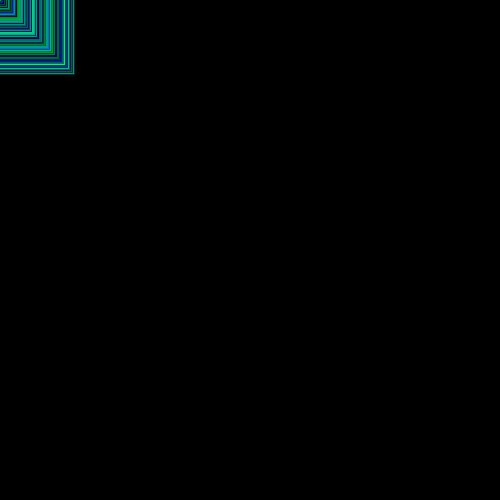
Frame 1 (no input)
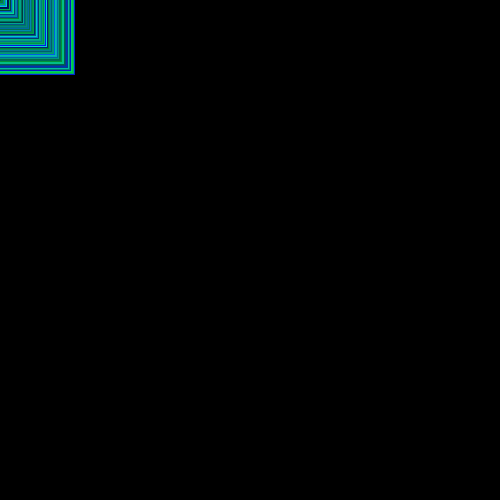
Frame 60 (the mouse pressed at the canvas centre just before this capture)
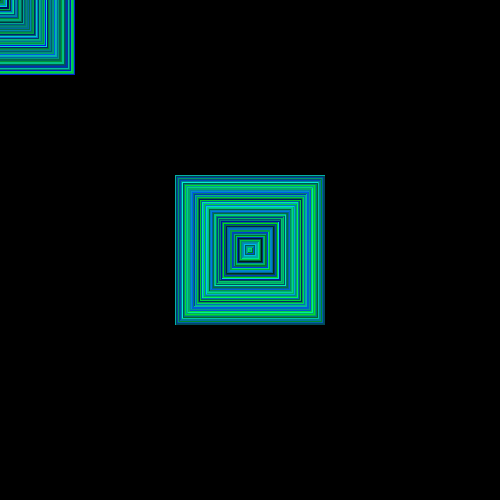
Frame 120 (the mouse held since frame 60 and released just before this capture)

The Processing sketch that drew these frames (run headless with seeded random() and noise(); from frame 60 on, the mouse is pressed at the canvas centre):

// Processing sketch: processing_66733
// ── processing_66733.pde

void setup() {
  size(500, 500);
  background(0);
  smooth();
}
void draw() {

  for (int i=0; i<150; i+=1) {
    squarefunction (i, i);
  }
}

void squarefunction (int aa, int bb) {
rect(mouseX, mouseY, aa, bb);
  rectMode(CENTER);
  stroke(1,random(255), random(255), random(255));
  noFill();

  if (mouseY>width/2) {
   stroke(random(255),random(255), random(255), random(255));
  noFill();
}

  
  
}
